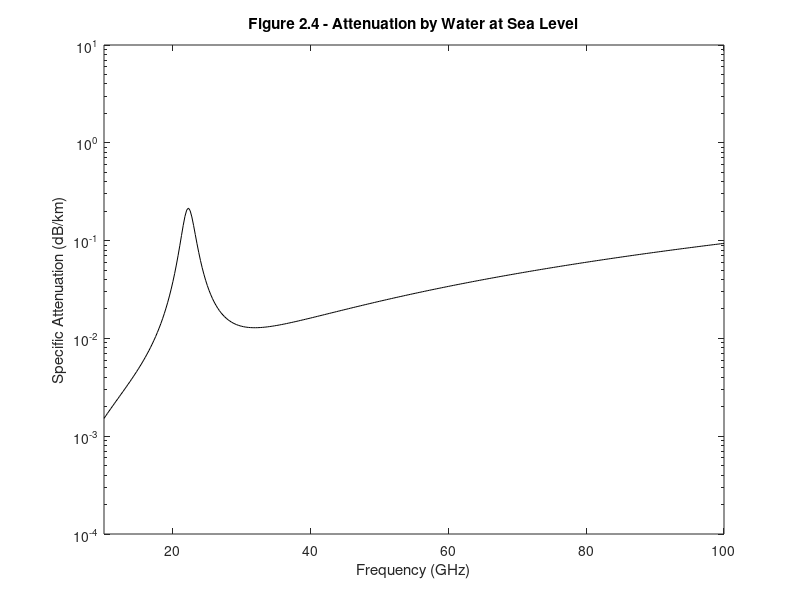

MATLAB code to generate this figure:
%%%%%%%%%%%%%%%%%%%%%%%%%%%%%%%%%%%%%%%%%%%%%%%%%%%%%%%%%%%%%
%%                                                         %%
%% ******************************************************  %%
%% * Smart Antennas for Wireless Applications w/ Matlab *  %%
%% ******************************************************  %%
%%                                                         %%
%% Chapter 2: Fig 2.4                                      %%
%%                                                         %%
%% Author: Frank Gross                                     %%
%% McGraw-Hill, 2005                                       %%
%% Date:  9/05/2005                                        %%
%%                                                         %%
%% This code produces Figure 2.4, a plot of molecular      %% 
%%     resonance of H20 for frequencies above 10GHz.       %%
%%%%%%%%%%%%%%%%%%%%%%%%%%%%%%%%%%%%%%%%%%%%%%%%%%%%%%%%%%%%%      

%%------ Given Values -----%%

f = 10:.25:100; P = 1013; T = 300; pv = 7.5;

%%---- Determine Resonance -----%%

gam1 = (P/1013)*((300/T)^.626)*(1+.018*pv*T/P);
G = 1./((494.4-f.^2).^2+4*f.^2*gam1^2);
k = 2*pv*(300/T)^1.5*gam1*f.^2.*((300/T).*exp(-644/T).*G+1.2E-6);

%----- Plot Results -----%%

figure(1), semilogy(f,k/2,'k')
xlabel('Frequency (GHz)'), ylabel('Specific Attenuation (dB/km)')
title('\bfFigure 2.4 - Attenuation by Water at Sea Level')
axis([10 100 .0001 10])
